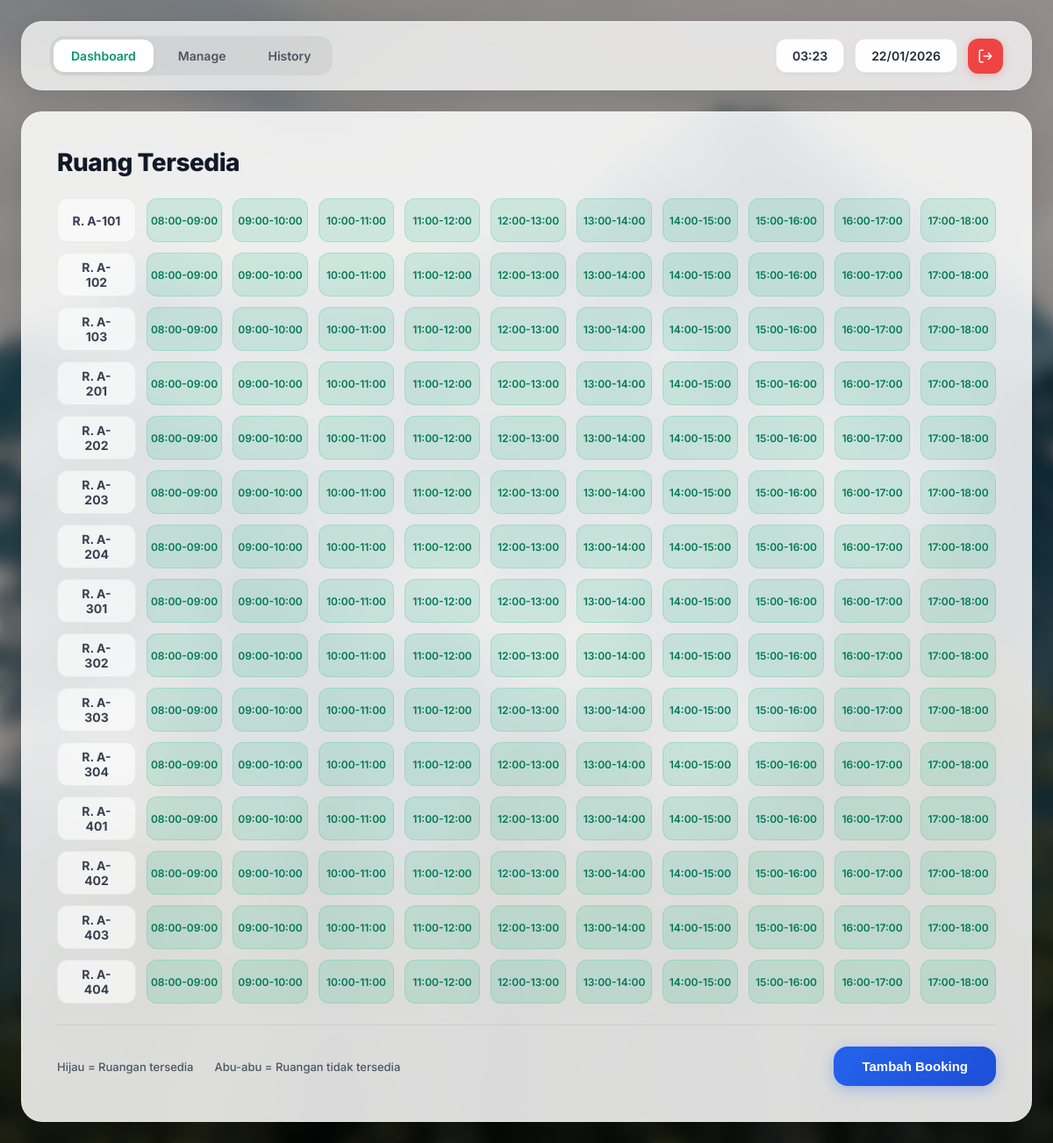
The app's page /dashboard.php (signed in) with its own data.
### tables this page shows
CREATE TABLE `rooms` (
  `id` int(11) NOT NULL,
  `room_name` varchar(20) NOT NULL,
  `created_at` timestamp NOT NULL DEFAULT current_timestamp()
);

### dashboard.php (the view, shortened to what this page needs)
<?php
require_once 'config/database.php';
$today = date('Y-m-d');
$pdo->query("
    UPDATE bookings
    SET status = 'expired'
    WHERE booking_date < '$today'
    AND status = 'active'
");
$today_display = date('d/m/Y');
$current_time = date('H:i');
$stmt = $pdo->query("SELECT * FROM rooms ORDER BY room_name");
$rooms = $stmt->fetchAll();
$stmt = $pdo->prepare("
    SELECT bookings.*, rooms.room_name
    FROM bookings
    JOIN rooms ON bookings.room_id = rooms.id
    WHERE bookings.booking_date = ?
    AND bookings.status = 'active'
");
$stmt->execute([$today]);
$bookings = $stmt->fetchAll();
$time_slots = [
    '08:00-09:00',
    '09:00-10:00',
    '10:00-11:00',
    '11:00-12:00',
    '12:00-13:00',
    '13:00-14:00',
    '14:00-15:00',
    '15:00-16:00',
    '16:00-17:00',
    '17:00-18:00'
];
function isBooked($room_id, $time_slot, $bookings)
{
    return false;
}
?>
<!DOCTYPE html>
<html lang="id">
<head>
    <link rel="stylesheet" href="css/main.css">
</head>
<body class="dashboard-page">
    <div class="top-nav">
        <div class="nav-tabs">
            <a href="dashboard.php" class="nav-tab active">Dashboard</a>
            <a href="manage_bookings.php" class="nav-tab inactive">Manage</a>
            <a href="booking_history.php" class="nav-tab inactive">History</a>
        </div>
        <div class="nav-info">
            <div class="time-display"><?php echo $current_time; ?></div>
            <div class="date-display"><?php echo $today_display; ?></div>
            <button class="logout-btn" onclick="window.location.href='logout.php'">
                <svg xmlns="http://www.w3.org/2000/svg" width="18" height="18" viewBox="0 0 24 24" fill="none" stroke="currentColor" stroke-width="2">
                    <path d="M9 21H5a2 2 0 0 1-2-2V5a2 2 0 0 1 2-2h4"></path>
                    <polyline points="16 17 21 12 16 7"></polyline>
                    <line x1="21" y1="12" x2="9" y2="12"></line>
                </svg>
            </button>
        </div>
    </div>
    <div class="dashboard-container">
        <h1 class="dashboard-title">Ruang Tersedia</h1>
        <div class="grid-container">
            <div class="availability-grid">
                <?php foreach ($rooms as $room): ?>
                    <div class="room-label">
                        <?php echo htmlspecialchars($room['room_name']); ?>
                    </div>
                    <?php foreach ($time_slots as $slot): ?>
                        <?php
                        $is_booked = isBooked($room['id'], $slot, $bookings);
                        $class = $is_booked ? 'booked' : 'available';
                        ?>
                        <div class="time-slot <?php echo $class; ?>">
                            <?php echo $slot; ?>
                        </div>
                    <?php endforeach; ?>
                <?php endforeach; ?>
            </div>
        </div>
        <div class="dashboard-footer">
            <div class="legend">
                <p>Hijau = Ruangan tersedia</p>
                <p>Abu-abu = Ruangan tidak tersedia</p>
            </div>
            <button class="btn-add-booking" id="btnOpenModal">Tambah Booking</button>
        </div>
    </div>
</body>
</html>

### css/main.css (style rules this page uses)
* { margin: 0; padding: 0; box-sizing: border-box; }
body { font-family: 'Inter', -apple-system, BlinkMacSystemFont, sans-serif; color: #1f2937; }
.dashboard-page { min-height: 100vh; background-image: url('../assets/background/bg.jpg'); background-size: cover; background-position: center; background-repeat: no-repeat; background-attachment: fixed; padding: 24px; display: flex; flex-direction: column; align-items: center; }
.dashboard-page::before { content: ''; position: fixed; inset: 0; background: rgba(0, 0, 0, 0.4); backdrop-filter: blur(8px); z-index: -1; }
.top-nav, .dashboard-container { width: 100%; max-width: 1400px; }
.top-nav { display: flex; justify-content: space-between; align-items: center; margin-bottom: 24px; background: rgba(255, 255, 255, 0.75); backdrop-filter: blur(20px); padding: 16px 32px; border-radius: 24px; box-shadow: 0 8px 32px rgba(0, 0, 0, 0.1); border: 1px solid rgba(255, 255, 255, 0.2); }
.nav-tabs { display: flex; gap: 8px; background: rgba(0, 0, 0, 0.05); padding: 4px; border-radius: 16px; }
.nav-tab { padding: 10px 20px; border-radius: 12px; font-size: 14px; font-weight: 600; text-decoration: none; transition: all 0.3s; }
.nav-tab.active { background: white; color: #059669; box-shadow: 0 2px 8px rgba(0, 0, 0, 0.05); }
.nav-tab.inactive { color: #4b5563; }
.nav-info { display: flex; gap: 12px; align-items: center; }
.time-display, .date-display { padding: 10px 18px; background: rgba(255, 255, 255, 0.95); border-radius: 12px; font-size: 14px; font-weight: 600; color: #1f2937; border: 1px solid rgba(0, 0, 0, 0.08); box-shadow: 0 2px 4px rgba(0, 0, 0, 0.05); }
.logout-btn { width: 40px; height: 40px; border-radius: 12px; background: #EF4444; color: white; border: none; cursor: pointer; transition: all 0.2s; display: flex; align-items: center; justify-content: center; box-shadow: 0 2px 8px rgba(239, 68, 68, 0.3); }
.dashboard-container { background: rgba(255, 255, 255, 0.85); backdrop-filter: blur(25px); border-radius: 24px; padding: 40px; box-shadow: 0 20px 50px rgba(0, 0, 0, 0.15); border: 1px solid rgba(255, 255, 255, 0.3); flex: 1; display: flex; flex-direction: column; }
.dashboard-title { font-size: 28px; font-weight: 800; margin-bottom: 24px; color: #111827; letter-spacing: -0.5px; }
.grid-container { flex: 1; overflow-x: auto; margin-bottom: 24px; scrollbar-width: thin; scrollbar-color: rgba(0,0,0,0.2) transparent; }
.availability-grid { display: grid; grid-template-columns: 140px repeat(10, 1fr); gap: 12px; width: 100%; min-width: 1000px; }
.room-label { display: flex; align-items: center; justify-content: center; padding: 0 16px; background: rgba(255, 255, 255, 0.6); border: 1px solid rgba(0,0,0,0.05); border-radius: 12px; font-weight: 700; font-size: 14px; color: #374151; text-align: center; height: 50px; }
.time-slot { height: 50px; border-radius: 12px; font-size: 12px; font-weight: 600; display: flex; align-items: center; justify-content: center; transition: all 0.2s; }
.time-slot.available { background: rgba(16, 185, 129, 0.15); color: #047857; border: 1px solid rgba(16, 185, 129, 0.2); }
.dashboard-footer { display: flex; justify-content: space-between; align-items: center; padding-top: 24px; border-top: 1px solid rgba(0,0,0,0.06); }
.legend { display: flex; gap: 24px; color: #4b5563; font-size: 13px; font-weight: 500; }
.btn-add-booking { padding: 14px 32px; background: linear-gradient(135deg, #2563EB, #1D4ED8); color: white; border: none; border-radius: 16px; font-size: 15px; font-weight: 600; cursor: pointer; transition: all 0.3s; box-shadow: 0 4px 15px rgba(37, 99, 235, 0.3); }
@media (max-width: 1200px) { .availability-grid { grid-template-columns: 90px repeat(10, minmax(80px, 1fr)); } }

### records on screen
rooms: room_name "R. A-101", slot "08:00-09:00", slot "09:00-10:00", slot "10:00-11:00", slot "11:00-12:00", slot "12:00-13:00", slot "13:00-14:00", slot "14:00-15:00", slot "15:00-16:00", slot "16:00-17:00", slot "17:00-18:00"
rooms: room_name "R. A-102", slot "08:00-09:00", slot "09:00-10:00", slot "10:00-11:00", slot "11:00-12:00", slot "12:00-13:00", slot "13:00-14:00", slot "14:00-15:00", slot "15:00-16:00", slot "16:00-17:00", slot "17:00-18:00"
rooms: room_name "R. A-103", slot "08:00-09:00", slot "09:00-10:00", slot "10:00-11:00", slot "11:00-12:00", slot "12:00-13:00", slot "13:00-14:00", slot "14:00-15:00", slot "15:00-16:00", slot "16:00-17:00", slot "17:00-18:00"
rooms: room_name "R. A-201", slot "08:00-09:00", slot "09:00-10:00", slot "10:00-11:00", slot "11:00-12:00", slot "12:00-13:00", slot "13:00-14:00", slot "14:00-15:00", slot "15:00-16:00", slot "16:00-17:00", slot "17:00-18:00"
rooms: room_name "R. A-202", slot "08:00-09:00", slot "09:00-10:00", slot "10:00-11:00", slot "11:00-12:00", slot "12:00-13:00", slot "13:00-14:00", slot "14:00-15:00", slot "15:00-16:00", slot "16:00-17:00", slot "17:00-18:00"
rooms: room_name "R. A-203", slot "08:00-09:00", slot "09:00-10:00", slot "10:00-11:00", slot "11:00-12:00", slot "12:00-13:00", slot "13:00-14:00", slot "14:00-15:00", slot "15:00-16:00", slot "16:00-17:00", slot "17:00-18:00"
rooms: room_name "R. A-204", slot "08:00-09:00", slot "09:00-10:00", slot "10:00-11:00", slot "11:00-12:00", slot "12:00-13:00", slot "13:00-14:00", slot "14:00-15:00", slot "15:00-16:00", slot "16:00-17:00", slot "17:00-18:00"
rooms: room_name "R. A-301", slot "08:00-09:00", slot "09:00-10:00", slot "10:00-11:00", slot "11:00-12:00", slot "12:00-13:00", slot "13:00-14:00", slot "14:00-15:00", slot "15:00-16:00", slot "16:00-17:00", slot "17:00-18:00"
rooms: room_name "R. A-302", slot "08:00-09:00", slot "09:00-10:00", slot "10:00-11:00", slot "11:00-12:00", slot "12:00-13:00", slot "13:00-14:00", slot "14:00-15:00", slot "15:00-16:00", slot "16:00-17:00", slot "17:00-18:00"
rooms: room_name "R. A-303", slot "08:00-09:00", slot "09:00-10:00", slot "10:00-11:00", slot "11:00-12:00", slot "12:00-13:00", slot "13:00-14:00", slot "14:00-15:00", slot "15:00-16:00", slot "16:00-17:00", slot "17:00-18:00"
rooms: room_name "R. A-304", slot "08:00-09:00", slot "09:00-10:00", slot "10:00-11:00", slot "11:00-12:00", slot "12:00-13:00", slot "13:00-14:00", slot "14:00-15:00", slot "15:00-16:00", slot "16:00-17:00", slot "17:00-18:00"
rooms: room_name "R. A-401", slot "08:00-09:00", slot "09:00-10:00", slot "10:00-11:00", slot "11:00-12:00", slot "12:00-13:00", slot "13:00-14:00", slot "14:00-15:00", slot "15:00-16:00", slot "16:00-17:00", slot "17:00-18:00"
rooms: room_name "R. A-402", slot "08:00-09:00", slot "09:00-10:00", slot "10:00-11:00", slot "11:00-12:00", slot "12:00-13:00", slot "13:00-14:00", slot "14:00-15:00", slot "15:00-16:00", slot "16:00-17:00", slot "17:00-18:00"
rooms: room_name "R. A-403", slot "08:00-09:00", slot "09:00-10:00", slot "10:00-11:00", slot "11:00-12:00", slot "12:00-13:00", slot "13:00-14:00", slot "14:00-15:00", slot "15:00-16:00", slot "16:00-17:00", slot "17:00-18:00"
rooms: room_name "R. A-404", slot "08:00-09:00", slot "09:00-10:00", slot "10:00-11:00", slot "11:00-12:00", slot "12:00-13:00", slot "13:00-14:00", slot "14:00-15:00", slot "15:00-16:00", slot "16:00-17:00", slot "17:00-18:00"
